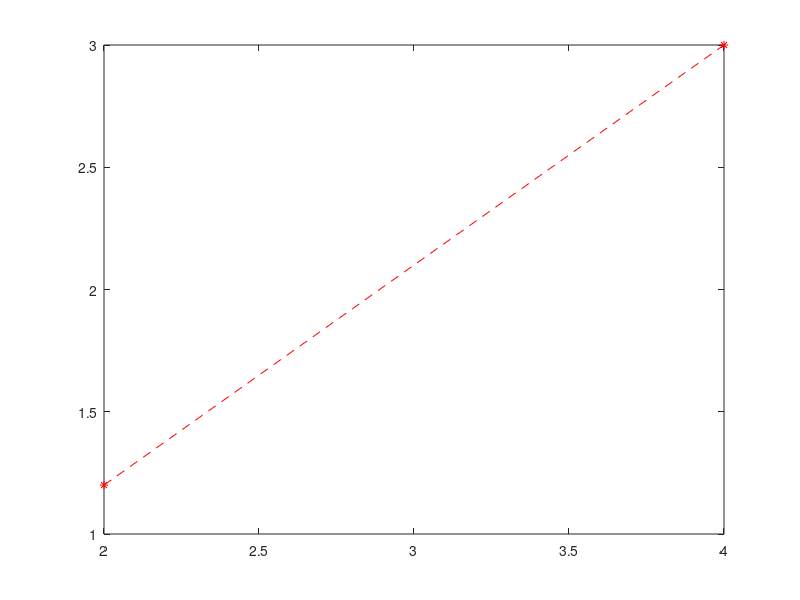

The MATLAB script that drew this image:
segment = [2.0, 1.2;
4.0, 3.0];

figure;
plot(segment(:, 1), segment(:, 2), 'r--');
hold on;
plot(segment(:, 1), segment(:, 2), 'r*');
